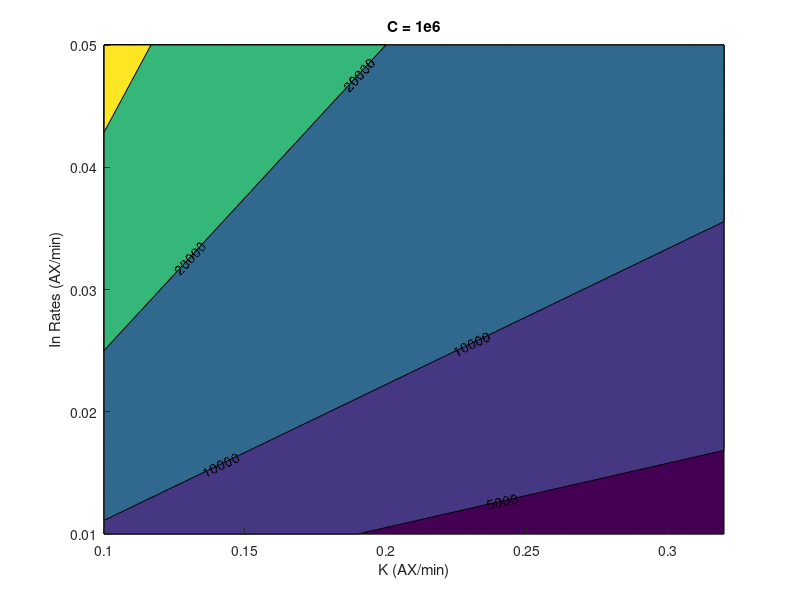
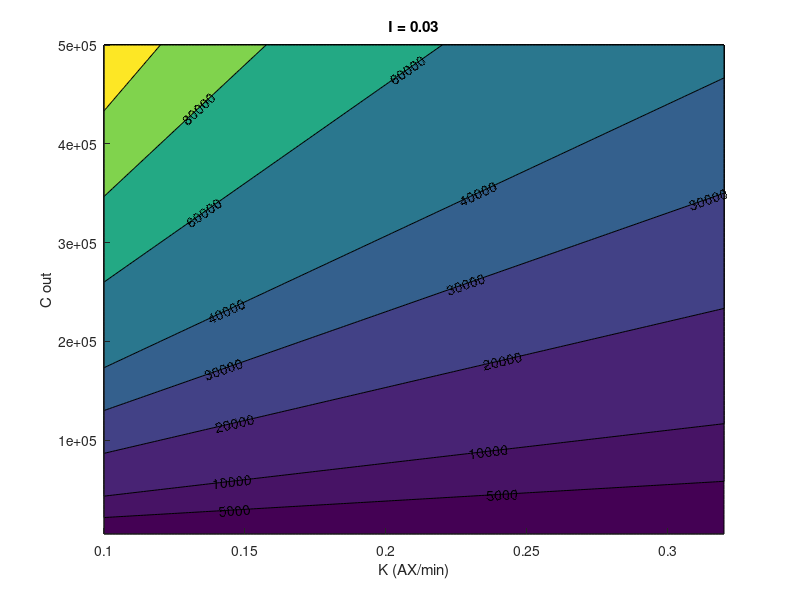
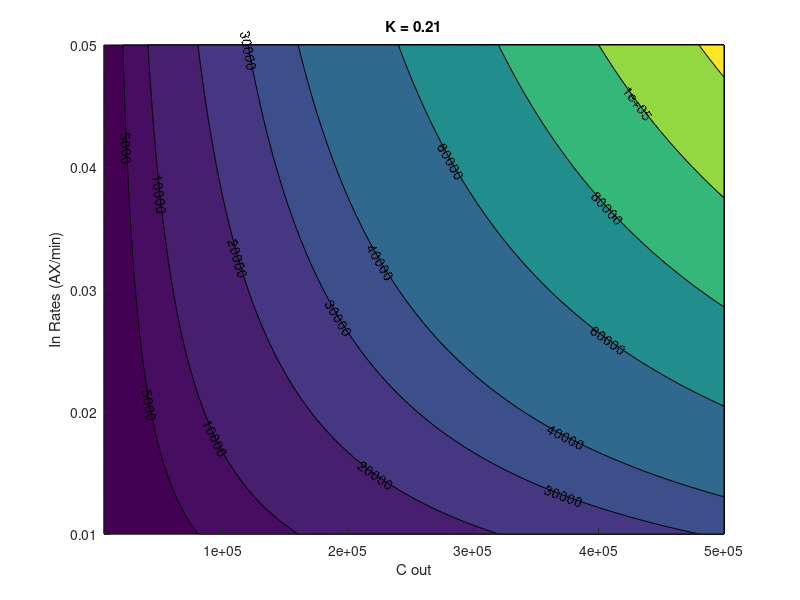

MATLAB code for these plots, in order:
function res = steady_state()
    C_out_scal = 10e4;
    in_rate_scal = .03;
    k_scal = .15;
    C_out = 5e3:5e3:5e5;
    in_rate = .01:.001:.05;
    k = .1:.001:.32;
    v = [5000 1;10000 2; 20000 3; 30000 4; 40000 5; 60000 7; 80000 9; 1e5 11; 1.2e5 12; 1.4e5 13; 1.6e5 14];
    HoldC = zeros(length(in_rate),length(k));
    for i=1:length(in_rate)
        for j=1:length(k)
            HoldC(i,j) = (C_out_scal*in_rate(i))/(in_rate(i)+k(j));
        end
    end
    HoldI = zeros(length(C_out),length(k));
    for i=1:length(C_out)
        for j=1:length(k)
            HoldI(i,j) = (C_out(i)*in_rate_scal)/(in_rate_scal+k(j));
        end
    end
    HoldK = zeros(length(in_rate),length(C_out));
    for i=1:length(in_rate)
        for j=1:length(C_out)
            HoldK(i,j) = (C_out(j)*in_rate(i))/(in_rate(i)+k_scal);
        end
    end
        figure
    hold on
    contourf(k, in_rate, HoldC, v, 'ShowText','on');
    title('C = 1e6');
    ylabel('In Rates (AX/min)');
    xlabel('K (AX/min)');
    hold off
        figure
    hold on
    contourf(k, C_out, HoldI, v, 'ShowText','on');
    title('I = 0.03');
    ylabel('C out');
    xlabel('K (AX/min)');
    hold off
        figure
    hold on
    contourf(C_out, in_rate, HoldK, v,'ShowText','on');
    title('K = 0.21');
    ylabel('In Rates (AX/min)');
    xlabel('C out');
    hold off 
end